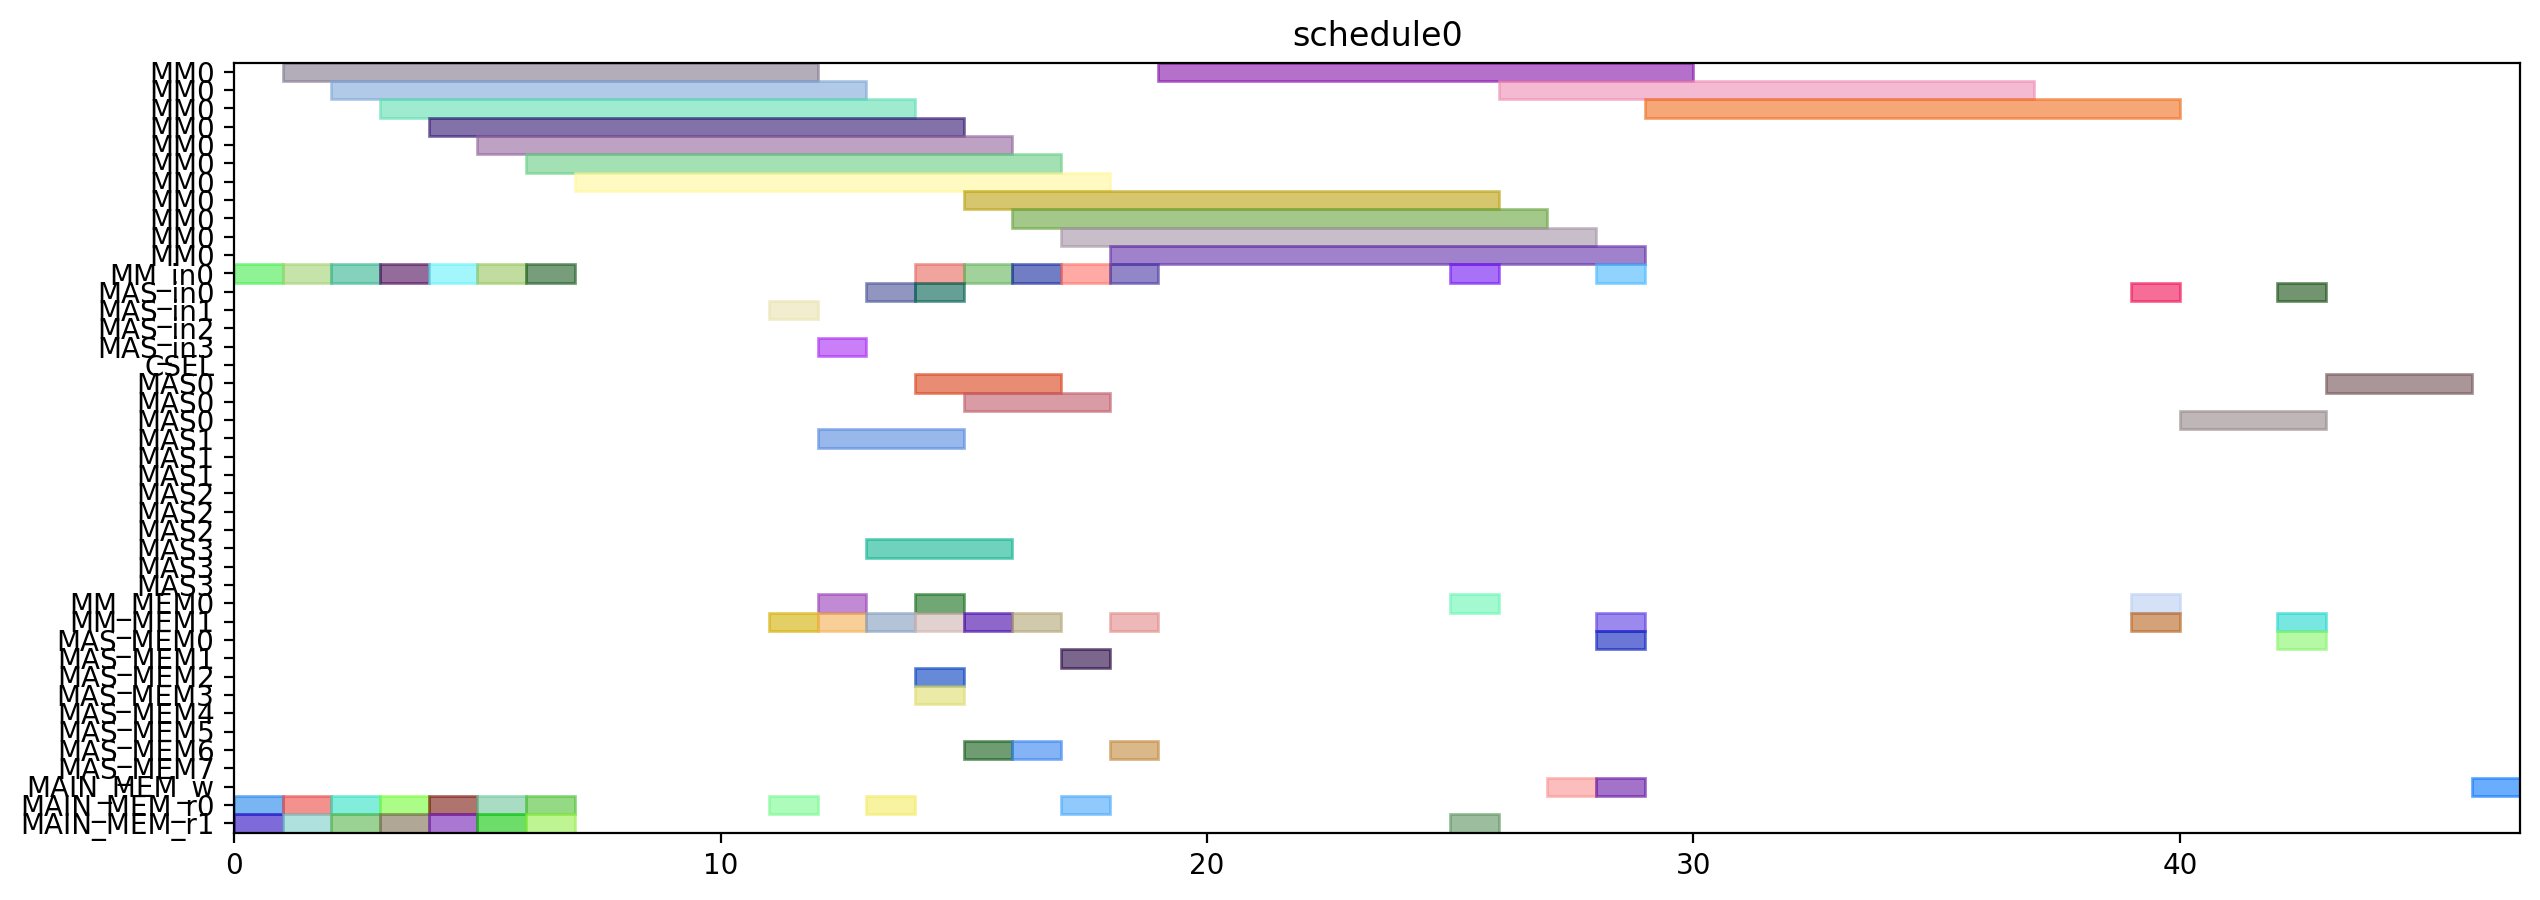

This figure's Python source:
from pyschedule import Scenario, solvers, plotters, alt


def solve():
	horizon = 120
	S = Scenario("schedule0", horizon=horizon)

	# resource
	MM = S.Resources('MM', num=1, size=11)
	MM_in = S.Resources('MM_in', num=1)
	MAS_in = S.Resources('MAS_in', num=4)
	CSEL = S.Resource('CSEL')
	MAS = S.Resources('MAS', num=4, size=3, periods=range(1, horizon))
	MM_MEM = S.Resources('MM_MEM', num=2)
	MAS_MEM = S.Resources('MAS_MEM', num=8)
	MAIN_MEM_w = S.Resource('MAIN_MEM_w', size=1)
	MAIN_MEM_r = S.Resources('MAIN_MEM_r', num=2)

	# result of previous scheduling

	# new tasks
	r1 = S.Task('r1', length=11, delay_cost=1)
	r1 += alt(MM)
	r1_in = S.Task('r1_in', length=1, delay_cost=1)
	r1_in += alt(MM_in)
	S += r1_in*MM_in[0]<=r1*MM[0]
	r1_mem0 = S.Task('r1_mem0', length=1, delay_cost=1)
	r1_mem0 += MAIN_MEM_r[0]
	S += r1_mem0 <= r1

	r1_mem1 = S.Task('r1_mem1', length=1, delay_cost=1)
	r1_mem1 += MAIN_MEM_r[1]
	S += r1_mem1 <= r1

	r3 = S.Task('r3', length=11, delay_cost=1)
	r3 += alt(MM)
	r3_in = S.Task('r3_in', length=1, delay_cost=1)
	r3_in += alt(MM_in)
	S += r3_in*MM_in[0]<=r3*MM[0]
	r3_mem0 = S.Task('r3_mem0', length=1, delay_cost=1)
	r3_mem0 += MAIN_MEM_r[0]
	S += r3_mem0 <= r3

	r3_mem1 = S.Task('r3_mem1', length=1, delay_cost=1)
	r3_mem1 += MAIN_MEM_r[1]
	S += r3_mem1 <= r3

	r4 = S.Task('r4', length=11, delay_cost=1)
	r4 += alt(MM)
	r4_in = S.Task('r4_in', length=1, delay_cost=1)
	r4_in += alt(MM_in)
	S += r4_in*MM_in[0]<=r4*MM[0]
	r4_mem0 = S.Task('r4_mem0', length=1, delay_cost=1)
	r4_mem0 += MAIN_MEM_r[0]
	S += r4_mem0 <= r4

	r4_mem1 = S.Task('r4_mem1', length=1, delay_cost=1)
	r4_mem1 += MAIN_MEM_r[1]
	S += r4_mem1 <= r4

	r5 = S.Task('r5', length=11, delay_cost=1)
	r5 += alt(MM)
	r5_in = S.Task('r5_in', length=1, delay_cost=1)
	r5_in += alt(MM_in)
	S += r5_in*MM_in[0]<=r5*MM[0]
	r5_mem0 = S.Task('r5_mem0', length=1, delay_cost=1)
	r5_mem0 += MAIN_MEM_r[0]
	S += r5_mem0 <= r5

	r5_mem1 = S.Task('r5_mem1', length=1, delay_cost=1)
	r5_mem1 += MAIN_MEM_r[1]
	S += r5_mem1 <= r5

	r6 = S.Task('r6', length=11, delay_cost=1)
	r6 += alt(MM)
	r6_in = S.Task('r6_in', length=1, delay_cost=1)
	r6_in += alt(MM_in)
	S += r6_in*MM_in[0]<=r6*MM[0]
	r6_mem0 = S.Task('r6_mem0', length=1, delay_cost=1)
	r6_mem0 += MAIN_MEM_r[0]
	S += r6_mem0 <= r6

	r6_mem1 = S.Task('r6_mem1', length=1, delay_cost=1)
	r6_mem1 += MAIN_MEM_r[1]
	S += r6_mem1 <= r6

	r12 = S.Task('r12', length=11, delay_cost=1)
	r12 += alt(MM)
	r12_in = S.Task('r12_in', length=1, delay_cost=1)
	r12_in += alt(MM_in)
	S += r12_in*MM_in[0]<=r12*MM[0]
	r12_mem0 = S.Task('r12_mem0', length=1, delay_cost=1)
	r12_mem0 += MAIN_MEM_r[0]
	S += r12_mem0 <= r12

	r12_mem1 = S.Task('r12_mem1', length=1, delay_cost=1)
	r12_mem1 += MAIN_MEM_r[1]
	S += r12_mem1 <= r12

	r13 = S.Task('r13', length=11, delay_cost=1)
	r13 += alt(MM)
	r13_in = S.Task('r13_in', length=1, delay_cost=1)
	r13_in += alt(MM_in)
	S += r13_in*MM_in[0]<=r13*MM[0]
	r13_mem0 = S.Task('r13_mem0', length=1, delay_cost=1)
	r13_mem0 += MAIN_MEM_r[0]
	S += r13_mem0 <= r13

	r13_mem1 = S.Task('r13_mem1', length=1, delay_cost=1)
	r13_mem1 += MAIN_MEM_r[1]
	S += r13_mem1 <= r13

	r2 = S.Task('r2', length=3, delay_cost=1)
	r2 += alt(MAS)
	r2_in = S.Task('r2_in', length=1, delay_cost=1)
	r2_in += alt(MAS_in)
	S += r2_in*MAS_in[0]<=r2*MAS[0]

	S += r2_in*MAS_in[1]<=r2*MAS[1]

	S += r2_in*MAS_in[2]<=r2*MAS[2]

	S += r2_in*MAS_in[3]<=r2*MAS[3]

	r2_mem0 = S.Task('r2_mem0', length=1, delay_cost=1)
	r2_mem0 += alt(MM_MEM)
	S += (r1*MM[0])-1 < r2_mem0*MM_MEM[0]
	S += r2_mem0 <= r2

	r2_mem1 = S.Task('r2_mem1', length=1, delay_cost=1)
	r2_mem1 += alt(MM_MEM)
	S += (r1*MM[0])-1 < r2_mem1*MM_MEM[1]
	S += r2_mem1 <= r2

	r7 = S.Task('r7', length=3, delay_cost=1)
	r7 += alt(MAS)
	r7_in = S.Task('r7_in', length=1, delay_cost=1)
	r7_in += alt(MAS_in)
	S += r7_in*MAS_in[0]<=r7*MAS[0]

	S += r7_in*MAS_in[1]<=r7*MAS[1]

	S += r7_in*MAS_in[2]<=r7*MAS[2]

	S += r7_in*MAS_in[3]<=r7*MAS[3]

	r7_mem0 = S.Task('r7_mem0', length=1, delay_cost=1)
	r7_mem0 += alt(MM_MEM)
	S += (r5*MM[0])-1 < r7_mem0*MM_MEM[0]
	S += r7_mem0 <= r7

	r7_mem1 = S.Task('r7_mem1', length=1, delay_cost=1)
	r7_mem1 += alt(MM_MEM)
	S += (r6*MM[0])-1 < r7_mem1*MM_MEM[1]
	S += r7_mem1 <= r7

	r8 = S.Task('r8', length=3, delay_cost=1)
	r8 += alt(MAS)
	r8_in = S.Task('r8_in', length=1, delay_cost=1)
	r8_in += alt(MAS_in)
	S += r8_in*MAS_in[0]<=r8*MAS[0]

	S += r8_in*MAS_in[1]<=r8*MAS[1]

	S += r8_in*MAS_in[2]<=r8*MAS[2]

	S += r8_in*MAS_in[3]<=r8*MAS[3]

	r8_mem0 = S.Task('r8_mem0', length=1, delay_cost=1)
	r8_mem0 += MAIN_MEM_r[0]
	S += r8_mem0 <= r8

	r8_mem1 = S.Task('r8_mem1', length=1, delay_cost=1)
	r8_mem1 += alt(MM_MEM)
	S += (r4*MM[0])-1 < r8_mem1*MM_MEM[1]
	S += r8_mem1 <= r8

	r10 = S.Task('r10', length=3, delay_cost=1)
	r10 += alt(MAS)
	r10_in = S.Task('r10_in', length=1, delay_cost=1)
	r10_in += alt(MAS_in)
	S += r10_in*MAS_in[0]<=r10*MAS[0]

	S += r10_in*MAS_in[1]<=r10*MAS[1]

	S += r10_in*MAS_in[2]<=r10*MAS[2]

	S += r10_in*MAS_in[3]<=r10*MAS[3]

	r10_mem0 = S.Task('r10_mem0', length=1, delay_cost=1)
	r10_mem0 += MAIN_MEM_r[0]
	S += r10_mem0 <= r10

	r10_mem1 = S.Task('r10_mem1', length=1, delay_cost=1)
	r10_mem1 += alt(MM_MEM)
	S += (r4*MM[0])-1 < r10_mem1*MM_MEM[1]
	S += r10_mem1 <= r10

	r9 = S.Task('r9', length=11, delay_cost=1)
	r9 += alt(MM)
	r9_in = S.Task('r9_in', length=1, delay_cost=1)
	r9_in += alt(MM_in)
	S += r9_in*MM_in[0]<=r9*MM[0]
	r9_mem0 = S.Task('r9_mem0', length=1, delay_cost=1)
	r9_mem0 += MAIN_MEM_r[0]
	S += r9_mem0 <= r9

	r9_mem1 = S.Task('r9_mem1', length=1, delay_cost=1)
	r9_mem1 += alt(MAS_MEM)
	S += (r7*MAS[0])-1 < r9_mem1*MAS_MEM[1]
	S += (r7*MAS[1])-1 < r9_mem1*MAS_MEM[3]
	S += (r7*MAS[2])-1 < r9_mem1*MAS_MEM[5]
	S += (r7*MAS[3])-1 < r9_mem1*MAS_MEM[7]
	S += r9_mem1 <= r9

	r11 = S.Task('r11', length=11, delay_cost=1)
	r11 += alt(MM)
	r11_in = S.Task('r11_in', length=1, delay_cost=1)
	r11_in += alt(MM_in)
	S += r11_in*MM_in[0]<=r11*MM[0]
	r11_mem0 = S.Task('r11_mem0', length=1, delay_cost=1)
	r11_mem0 += alt(MAS_MEM)
	S += (r10*MAS[0])-1 < r11_mem0*MAS_MEM[0]
	S += (r10*MAS[1])-1 < r11_mem0*MAS_MEM[2]
	S += (r10*MAS[2])-1 < r11_mem0*MAS_MEM[4]
	S += (r10*MAS[3])-1 < r11_mem0*MAS_MEM[6]
	S += r11_mem0 <= r11

	r11_mem1 = S.Task('r11_mem1', length=1, delay_cost=1)
	r11_mem1 += alt(MAS_MEM)
	S += (r10*MAS[0])-1 < r11_mem1*MAS_MEM[1]
	S += (r10*MAS[1])-1 < r11_mem1*MAS_MEM[3]
	S += (r10*MAS[2])-1 < r11_mem1*MAS_MEM[5]
	S += (r10*MAS[3])-1 < r11_mem1*MAS_MEM[7]
	S += r11_mem1 <= r11

	PX_new = S.Task('PX_new', length=11, delay_cost=1)
	PX_new += alt(MM)
	PX_new_in = S.Task('PX_new_in', length=1, delay_cost=1)
	PX_new_in += alt(MM_in)
	S += PX_new_in*MM_in[0]<=PX_new*MM[0]
	S += 0<PX_new

	PX_new_w = S.Task('PX_new_w', length=1, delay_cost=1)
	PX_new_w += alt(MAIN_MEM_w)
	S += PX_new <= PX_new_w

	PX_new_mem0 = S.Task('PX_new_mem0', length=1, delay_cost=1)
	PX_new_mem0 += alt(MAS_MEM)
	S += (r2*MAS[0])-1 < PX_new_mem0*MAS_MEM[0]
	S += (r2*MAS[1])-1 < PX_new_mem0*MAS_MEM[2]
	S += (r2*MAS[2])-1 < PX_new_mem0*MAS_MEM[4]
	S += (r2*MAS[3])-1 < PX_new_mem0*MAS_MEM[6]
	S += PX_new_mem0 <= PX_new

	PX_new_mem1 = S.Task('PX_new_mem1', length=1, delay_cost=1)
	PX_new_mem1 += alt(MM_MEM)
	S += (r12*MM[0])-1 < PX_new_mem1*MM_MEM[1]
	S += PX_new_mem1 <= PX_new

	r14 = S.Task('r14', length=11, delay_cost=1)
	r14 += alt(MM)
	r14_in = S.Task('r14_in', length=1, delay_cost=1)
	r14_in += alt(MM_in)
	S += r14_in*MM_in[0]<=r14*MM[0]
	r14_mem0 = S.Task('r14_mem0', length=1, delay_cost=1)
	r14_mem0 += alt(MAS_MEM)
	S += (r2*MAS[0])-1 < r14_mem0*MAS_MEM[0]
	S += (r2*MAS[1])-1 < r14_mem0*MAS_MEM[2]
	S += (r2*MAS[2])-1 < r14_mem0*MAS_MEM[4]
	S += (r2*MAS[3])-1 < r14_mem0*MAS_MEM[6]
	S += r14_mem0 <= r14

	r14_mem1 = S.Task('r14_mem1', length=1, delay_cost=1)
	r14_mem1 += alt(MM_MEM)
	S += (r3*MM[0])-1 < r14_mem1*MM_MEM[1]
	S += r14_mem1 <= r14

	Z1_new = S.Task('Z1_new', length=11, delay_cost=1)
	Z1_new += alt(MM)
	Z1_new_in = S.Task('Z1_new_in', length=1, delay_cost=1)
	Z1_new_in += alt(MM_in)
	S += Z1_new_in*MM_in[0]<=Z1_new*MM[0]
	S += 0<Z1_new

	Z1_new_w = S.Task('Z1_new_w', length=1, delay_cost=1)
	Z1_new_w += alt(MAIN_MEM_w)
	S += Z1_new <= Z1_new_w

	Z1_new_mem0 = S.Task('Z1_new_mem0', length=1, delay_cost=1)
	Z1_new_mem0 += alt(MAS_MEM)
	S += (r2*MAS[0])-1 < Z1_new_mem0*MAS_MEM[0]
	S += (r2*MAS[1])-1 < Z1_new_mem0*MAS_MEM[2]
	S += (r2*MAS[2])-1 < Z1_new_mem0*MAS_MEM[4]
	S += (r2*MAS[3])-1 < Z1_new_mem0*MAS_MEM[6]
	S += Z1_new_mem0 <= Z1_new

	Z1_new_mem1 = S.Task('Z1_new_mem1', length=1, delay_cost=1)
	Z1_new_mem1 += alt(MM_MEM)
	S += (r13*MM[0])-1 < Z1_new_mem1*MM_MEM[1]
	S += Z1_new_mem1 <= Z1_new

	r15 = S.Task('r15', length=11, delay_cost=1)
	r15 += alt(MM)
	r15_in = S.Task('r15_in', length=1, delay_cost=1)
	r15_in += alt(MM_in)
	S += r15_in*MM_in[0]<=r15*MM[0]
	r15_mem0 = S.Task('r15_mem0', length=1, delay_cost=1)
	r15_mem0 += alt(MAS_MEM)
	S += (r8*MAS[0])-1 < r15_mem0*MAS_MEM[0]
	S += (r8*MAS[1])-1 < r15_mem0*MAS_MEM[2]
	S += (r8*MAS[2])-1 < r15_mem0*MAS_MEM[4]
	S += (r8*MAS[3])-1 < r15_mem0*MAS_MEM[6]
	S += r15_mem0 <= r15

	r15_mem1 = S.Task('r15_mem1', length=1, delay_cost=1)
	r15_mem1 += alt(MM_MEM)
	S += (r9*MM[0])-1 < r15_mem1*MM_MEM[1]
	S += r15_mem1 <= r15

	r16 = S.Task('r16', length=11, delay_cost=1)
	r16 += alt(MM)
	r16_in = S.Task('r16_in', length=1, delay_cost=1)
	r16_in += alt(MM_in)
	S += r16_in*MM_in[0]<=r16*MM[0]
	r16_mem0 = S.Task('r16_mem0', length=1, delay_cost=1)
	r16_mem0 += alt(MM_MEM)
	S += (r11*MM[0])-1 < r16_mem0*MM_MEM[0]
	S += r16_mem0 <= r16

	r16_mem1 = S.Task('r16_mem1', length=1, delay_cost=1)
	r16_mem1 += MAIN_MEM_r[1]
	S += r16_mem1 <= r16

	r17 = S.Task('r17', length=3, delay_cost=1)
	r17 += alt(MAS)
	r17_in = S.Task('r17_in', length=1, delay_cost=1)
	r17_in += alt(MAS_in)
	S += r17_in*MAS_in[0]<=r17*MAS[0]

	S += r17_in*MAS_in[1]<=r17*MAS[1]

	S += r17_in*MAS_in[2]<=r17*MAS[2]

	S += r17_in*MAS_in[3]<=r17*MAS[3]

	r17_mem0 = S.Task('r17_mem0', length=1, delay_cost=1)
	r17_mem0 += alt(MM_MEM)
	S += (r14*MM[0])-1 < r17_mem0*MM_MEM[0]
	S += r17_mem0 <= r17

	r17_mem1 = S.Task('r17_mem1', length=1, delay_cost=1)
	r17_mem1 += alt(MM_MEM)
	S += (r15*MM[0])-1 < r17_mem1*MM_MEM[1]
	S += r17_mem1 <= r17

	PY_new = S.Task('PY_new', length=3, delay_cost=1)
	PY_new += alt(MAS)
	PY_new_in = S.Task('PY_new_in', length=1, delay_cost=1)
	PY_new_in += alt(MAS_in)
	S += PY_new_in*MAS_in[0]<=PY_new*MAS[0]

	S += PY_new_in*MAS_in[1]<=PY_new*MAS[1]

	S += PY_new_in*MAS_in[2]<=PY_new*MAS[2]

	S += PY_new_in*MAS_in[3]<=PY_new*MAS[3]

	S += 0<PY_new

	PY_new_w = S.Task('PY_new_w', length=1, delay_cost=1)
	PY_new_w += alt(MAIN_MEM_w)
	S += PY_new <= PY_new_w

	PY_new_mem0 = S.Task('PY_new_mem0', length=1, delay_cost=1)
	PY_new_mem0 += alt(MAS_MEM)
	S += (r17*MAS[0])-1 < PY_new_mem0*MAS_MEM[0]
	S += (r17*MAS[1])-1 < PY_new_mem0*MAS_MEM[2]
	S += (r17*MAS[2])-1 < PY_new_mem0*MAS_MEM[4]
	S += (r17*MAS[3])-1 < PY_new_mem0*MAS_MEM[6]
	S += PY_new_mem0 <= PY_new

	PY_new_mem1 = S.Task('PY_new_mem1', length=1, delay_cost=1)
	PY_new_mem1 += alt(MM_MEM)
	S += (r16*MM[0])-1 < PY_new_mem1*MM_MEM[1]
	S += PY_new_mem1 <= PY_new

	solvers.mip.solve(S,msg=1,kind='CPLEX',ratio_gap=1.01)

	solution = [['hoge']*len(S.solution()[1]) for i in range(len(S.solution()))]
	for i in range(len(S.solution())):
		for j in range(len(S.solution()[i])):
			solution[i][j]=str(S.solution()[i][j])
	print(solution)

	cycles = int(solution[-1][3])

	pic_file_name = "/home/mfukuda/ABE/multiRAM_multiMAS_16mux/scheduling_result/stage11MM1_stage3MAS4/EP_YRECOVER/schedule0.png"
	if(S.solution() != []):
		plotters.matplotlib.plot(S,img_filename=pic_file_name, show_task_labels=False, fig_size=(cycles*0.25+3, 5))

	return solution
